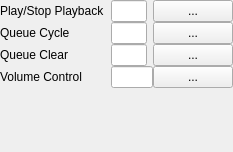
<?xml version="1.0" encoding="UTF-8"?>
<ui version="4.0">
 <class>ControlConfig</class>
 <widget class="QWidget" name="ControlConfig">
  <property name="geometry">
   <rect>
    <x>0</x>
    <y>0</y>
    <width>233</width>
    <height>152</height>
   </rect>
  </property>
  <property name="windowTitle">
   <string>Form</string>
  </property>
  <layout class="QVBoxLayout" name="verticalLayout">
   <property name="spacing">
    <number>0</number>
   </property>
   <property name="leftMargin">
    <number>0</number>
   </property>
   <property name="topMargin">
    <number>0</number>
   </property>
   <property name="rightMargin">
    <number>0</number>
   </property>
   <property name="bottomMargin">
    <number>0</number>
   </property>
   <item>
    <layout class="QFormLayout" name="formLayout">
     <item row="0" column="0">
      <widget class="QLabel" name="label">
       <property name="text">
        <string>Play/Stop Playback</string>
       </property>
      </widget>
     </item>
     <item row="0" column="1">
      <layout class="QHBoxLayout" name="horizontalLayout">
       <property name="spacing">
        <number>6</number>
       </property>
       <property name="leftMargin">
        <number>6</number>
       </property>
       <item>
        <widget class="QLineEdit" name="le_play">
         <property name="sizePolicy">
          <sizepolicy hsizetype="Expanding" vsizetype="Fixed">
           <horstretch>0</horstretch>
           <verstretch>0</verstretch>
          </sizepolicy>
         </property>
         <property name="font">
          <font>
           <weight>75</weight>
           <bold>true</bold>
          </font>
         </property>
         <property name="alignment">
          <set>Qt::AlignCenter</set>
         </property>
         <property name="readOnly">
          <bool>true</bool>
         </property>
        </widget>
       </item>
       <item>
        <widget class="QPushButton" name="pb_playEdit">
         <property name="sizePolicy">
          <sizepolicy hsizetype="Minimum" vsizetype="Fixed">
           <horstretch>0</horstretch>
           <verstretch>0</verstretch>
          </sizepolicy>
         </property>
         <property name="styleSheet">
          <string notr="true">padding: 0.2em 0.5em;</string>
         </property>
         <property name="text">
          <string>...</string>
         </property>
        </widget>
       </item>
      </layout>
     </item>
     <item row="1" column="0">
      <widget class="QLabel" name="label_2">
       <property name="text">
        <string>Queue Cycle</string>
       </property>
      </widget>
     </item>
     <item row="1" column="1">
      <layout class="QHBoxLayout" name="horizontalLayout_2">
       <property name="spacing">
        <number>6</number>
       </property>
       <property name="leftMargin">
        <number>6</number>
       </property>
       <item>
        <widget class="QLineEdit" name="le_queue">
         <property name="font">
          <font>
           <weight>75</weight>
           <bold>true</bold>
          </font>
         </property>
         <property name="alignment">
          <set>Qt::AlignCenter</set>
         </property>
         <property name="readOnly">
          <bool>true</bool>
         </property>
        </widget>
       </item>
       <item>
        <widget class="QPushButton" name="pb_cycleEdit">
         <property name="styleSheet">
          <string notr="true">padding: 0.2em 0.5em;</string>
         </property>
         <property name="text">
          <string>...</string>
         </property>
        </widget>
       </item>
      </layout>
     </item>
     <item row="2" column="0">
      <widget class="QLabel" name="label_3">
       <property name="text">
        <string>Queue Clear</string>
       </property>
      </widget>
     </item>
     <item row="2" column="1">
      <layout class="QHBoxLayout" name="horizontalLayout_3">
       <property name="spacing">
        <number>6</number>
       </property>
       <property name="leftMargin">
        <number>6</number>
       </property>
       <item>
        <widget class="QLineEdit" name="le_clear">
         <property name="font">
          <font>
           <weight>75</weight>
           <bold>true</bold>
          </font>
         </property>
         <property name="alignment">
          <set>Qt::AlignCenter</set>
         </property>
         <property name="readOnly">
          <bool>true</bool>
         </property>
        </widget>
       </item>
       <item>
        <widget class="QPushButton" name="pb_clearEdit">
         <property name="styleSheet">
          <string notr="true">padding: 0.2em 0.5em;</string>
         </property>
         <property name="text">
          <string>...</string>
         </property>
        </widget>
       </item>
      </layout>
     </item>
     <item row="3" column="0">
      <widget class="QLabel" name="label_4">
       <property name="text">
        <string>Volume Control</string>
       </property>
      </widget>
     </item>
     <item row="3" column="1">
      <layout class="QHBoxLayout" name="horizontalLayout_4">
       <property name="leftMargin">
        <number>6</number>
       </property>
       <item>
        <widget class="QLineEdit" name="le_volume">
         <property name="font">
          <font>
           <weight>75</weight>
           <bold>true</bold>
          </font>
         </property>
         <property name="alignment">
          <set>Qt::AlignCenter</set>
         </property>
         <property name="readOnly">
          <bool>true</bool>
         </property>
        </widget>
       </item>
       <item>
        <widget class="QPushButton" name="pb_volumeControl">
         <property name="styleSheet">
          <string notr="true">padding: 0.2em 0.5em;</string>
         </property>
         <property name="text">
          <string>...</string>
         </property>
        </widget>
       </item>
      </layout>
     </item>
    </layout>
   </item>
   <item>
    <spacer name="verticalSpacer">
     <property name="orientation">
      <enum>Qt::Vertical</enum>
     </property>
     <property name="sizeHint" stdset="0">
      <size>
       <width>20</width>
       <height>71</height>
      </size>
     </property>
    </spacer>
   </item>
  </layout>
 </widget>
 <resources/>
 <connections/>
</ui>
